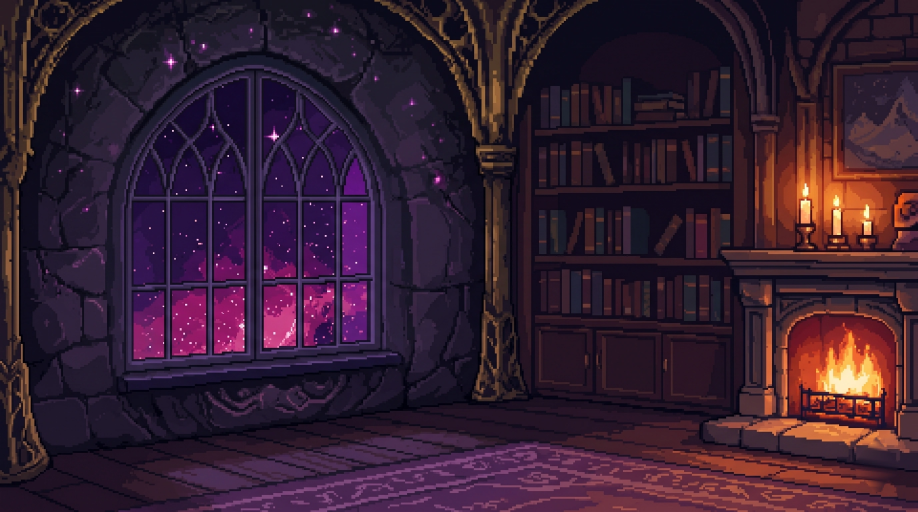
#> input picture assets/img/bg_close.webp, 2752 x 1536 px, found by its file name (shown at 1/3 size)
$ python generate_all_24_frames.py
#> lines starting #> are read from the running program, lines starting #| are printed output that depends on the picture
import os
import numpy as np
from PIL import Image, ImageFilter

# [23 lines left out: function find_exact_offset, not called in this run]

def make_cavity_mask(width=613, height=768):
    mask = np.zeros((height, width), dtype=np.uint8)
    Y, X = np.ogrid[:height, :width]

    cx = 335.0
    cy = 360.0
    rx = 142.0
    ry = 115.0
    top_ellipse = ((X - cx) / rx)**2 + ((Y - cy) / ry)**2 <= 1.0
    in_top_arch = top_ellipse & (Y <= cy) & (Y >= cy - ry)
    in_body = (X >= (cx - rx)) & (X <= (cx + rx)) & (Y > cy) & (Y <= 622)

    mask[in_top_arch | in_body] = 255
    return Image.fromarray(mask).filter(ImageFilter.GaussianBlur(1.5))

def main():
    out_dir = 'assets/img/calcifer'
    os.makedirs(out_dir, exist_ok=True)

    bg = Image.open('assets/img/bg_close.webp').convert('RGBA')
    FX, FY, FW, FH = 2139, 651, 613, 768
    bg_fireplace = bg.crop((FX, FY, FX + FW, FY + FH))
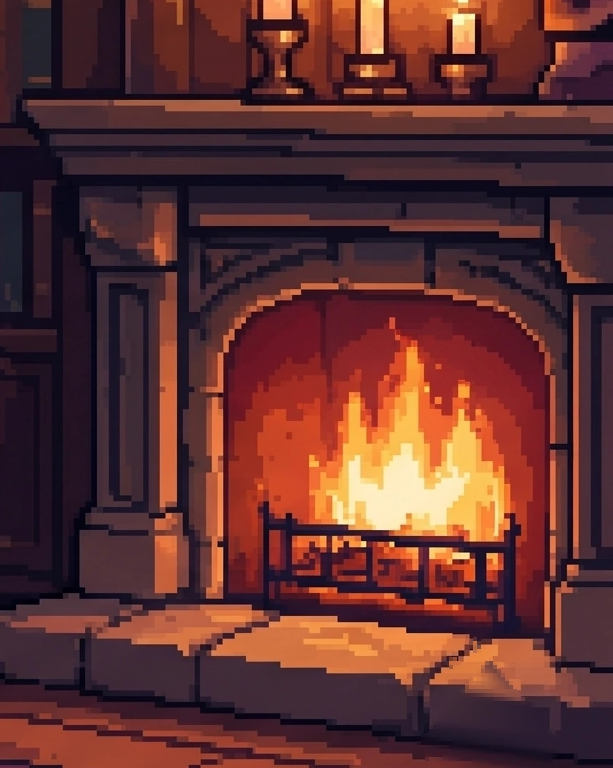
#> bg_fireplace: PIL image 613x768 RGBA; mean R, G, B, A 96, 49.6, 47.8, 255
    mask = make_cavity_mask(FW, FH)
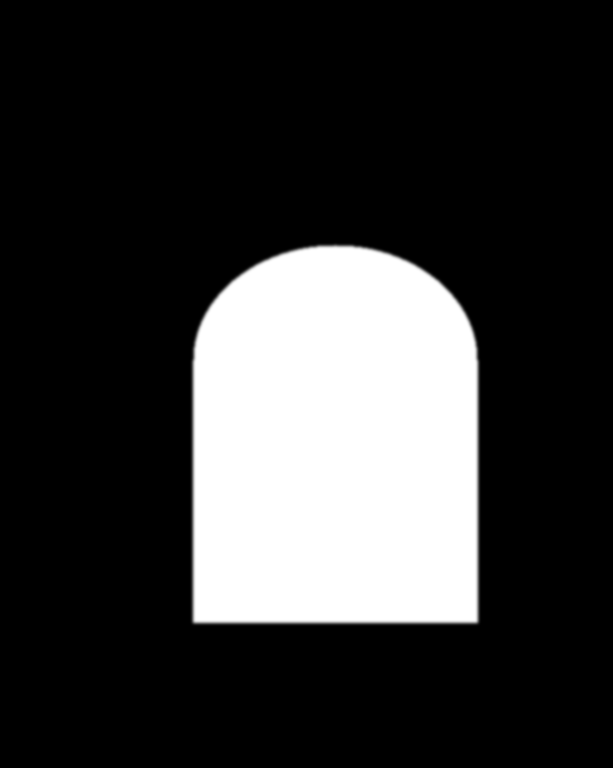
#> mask: PIL image 613x768 L; min 0, max 255, mean 54.4

    # Keystone template from bg_close at (2420, 860):
    keystone = bg.crop((2420, 860, 2500, 940))
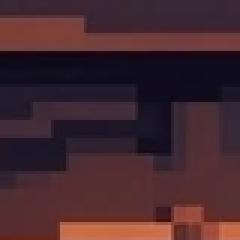
#> keystone: PIL image 80x80 RGBA (shown 3 times larger); mean R, G, B, A 68, 39.7, 46.5, 255

#> (the run stopped early here; a loop or call above may not have finished)
